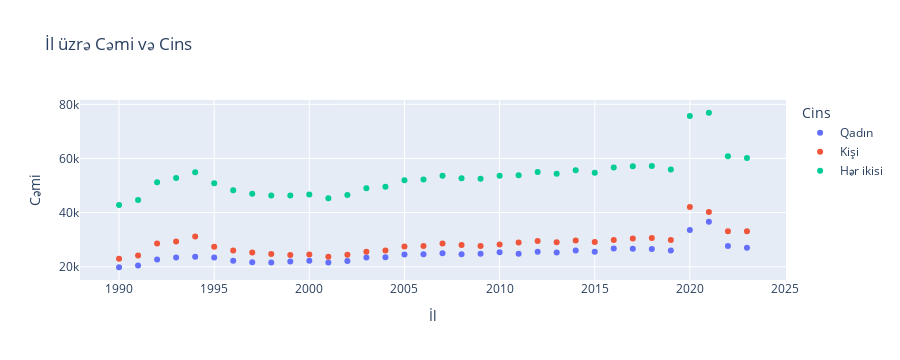

The notebook cell this image was saved under:
### Markdown cell above
### SUAL
Ölüm sayı və ölüm əmsalının illər üzrə dəyişməsini (son 20 il) müqayisəli təsvir edin.
Zaman dinamikasında ölüm əmsalının dəyişməsinə səbəb olan ehtimal etdiyiniz
təsiredici faktorları izah ed
#### Analiz nəticələri (Ölüm sayı)
Qrafikdə görünən nəticələrə əsasən ilk olaraq 1992 ildə görünən artım birinci Qarabağ müharibəsinin olduğu illərdi artımların səbəbi bundandır və 1994 ilə qədər davam edib.
Daha sonra illərə görə ölüm sayları artaraq meəyyən tendensiya ilə davam edib.
Bir sonraki böyük artım 2019 cu ildə Korona virus pandemiyasının başladığı ilə təsadüf edir ,2021 ci ildən sonra pandemiyadan ölənlərin sayı azalmağa doğru gedir.

in

### Code cell
fig = px.scatter(data_frame=cins_yas_say_pro, 
                 x='İl', 
                 y='Cəmi', 
                 color='Cins', 
                 title='İl üzrə Cəmi və Cins')

fig.show()

### Figure 1 — Plotly figure (JSON) as saved in the notebook; plotly's stock layout.template omitted (floating-point values rounded to 4 significant figures)
{"data": [{"hovertemplate": "Cins=Qadın<br>İl=%{x}<br>Cəmi=%{y}<extra></extra>", "legendgroup": "Qadın", "marker": {"color": "#636efa", "symbol": "circle"}, "mode": "markers", "name": "Qadın", "orientation": "v", "showlegend": true, "type": "scatter", "x": [2003, 2021, 1998, 1991, 2017, 2023, 1995, 1992, 2014, 1993, 2016, 2015, 1999, 1990, 2011, 2013, 2005, 2007, 1996, 2009, 2006, 2018, 2004, 2012, 1994, 2019, 2008, 2020, 2000, 2022, 1997, 2002, 2001, 2010], "xaxis": "x", "y": [23438, 36617, 21620, 20461, 26680, 27030, 23419, 22660, 25993, 23467, 26724, 25567, 21976, 19822, 24786, 25287, 24488, 25019, 22223, 24804, 24609, 26607, 23529, 25529, 23699, 25990, 24668, 33566, 22185, 27653, 21658, 22117, 21559, 25332], "yaxis": "y"}, {"hovertemplate": "Cins=Kişi<br>İl=%{x}<br>Cəmi=%{y}<extra></extra>", "legendgroup": "Kişi", "marker": {"color": "#EF553B", "symbol": "circle"}, "mode": "markers", "name": "Kişi", "orientation": "v", "showlegend": true, "type": "scatter", "x": [2018, 2005, 2017, 2000, 1990, 2013, 1992, 1994, 2019, 1991, 2021, 2006, 1998, 2009, 2001, 2004, 2015, 2022, 2007, 2023, 1993, 2002, 2012, 2003, 2008, 1996, 1999, 2020, 2011, 1997, 2016, 2010, 1995, 2014], "xaxis": "x", "y": [30643, 27474, 30429, 24516, 22997, 29096, 28598, 31222, 29926, 24198, 40261, 27639, 24679, 27710, 23725, 26039, 29130, 33157, 28636, 33120, 29342, 24405, 29488, 25563, 28042, 26019, 24319, 42081, 28976, 25304, 29924, 28248, 27409, 29655], "yaxis": "y"}, {"hovertemplate": "Cins=Hər ikisi<br>İl=%{x}<br>Cəmi=%{y}<extra></extra>", "legendgroup": "Hər ikisi", "marker": {"color": "#00cc96", "symbol": "circle"}, "mode": "markers", "name": "Hər ikisi", "orientation": "v", "showlegend": true, "type": "scatter", "x": [1996, 2006, 1994, 1991, 2017, 2013, 2007, 2002, 2008, 2018, 1998, 2003, 2000, 2023, 1990, 2005, 2022, 2004, 2010, 2009, 2020, 2015, 2021, 2001, 1999, 1993, 1997, 2012, 2011, 1992, 2016, 1995, 2014, 2019], "xaxis": "x", "y": [48242, 52248, 54921, 44659, 57109, 54383, 53655, 46522, 52710, 57250, 46299, 49001, 46701, 60150, 42819, 51962, 60810, 49568, 53580, 52514, 75647, 54697, 76878, 45284, 46295, 52809, 46962, 55017, 53762, 51258, 56648, 50828, 55648, 55916], "yaxis": "y"}], "layout": {"height": 360, "legend": {"title": {"text": "Cins"}, "tracegroupgap": 0}, "title": {"text": "İl üzrə Cəmi və Cins"}, "xaxis": {"anchor": "y", "autorange": true, "domain": [0, 1], "range": [1988.0, 2025.0], "title": {"text": "İl"}, "type": "linear"}, "yaxis": {"anchor": "x", "autorange": true, "domain": [0, 1], "range": [15110.0, 81590.0], "title": {"text": "Cəmi"}, "type": "linear"}}}
